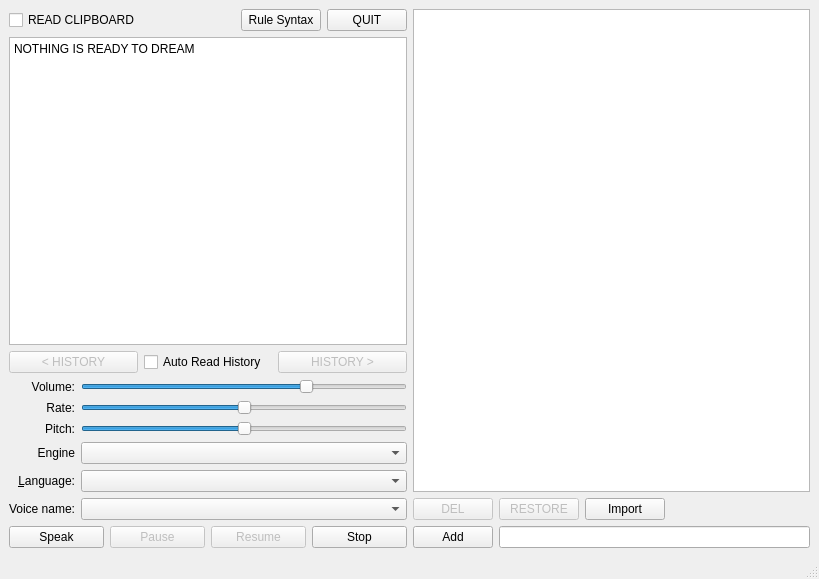
<?xml version="1.0" encoding="UTF-8"?>
<ui version="4.0">
 <class>MainWindow</class>
 <widget class="QMainWindow" name="MainWindow">
  <property name="geometry">
   <rect>
    <x>0</x>
    <y>0</y>
    <width>819</width>
    <height>579</height>
   </rect>
  </property>
  <property name="windowIcon">
   <iconset resource="res.qrc">
    <normaloff>:/testmode_on.png</normaloff>:/testmode_on.png</iconset>
  </property>
  <widget class="QWidget" name="centralwidget">
   <layout class="QHBoxLayout" name="horizontalLayout_5">
    <item>
     <layout class="QVBoxLayout" name="verticalLayout_2">
      <item>
       <layout class="QHBoxLayout" name="horizontalLayout_6">
        <item>
         <widget class="QCheckBox" name="readClipCheckBox">
          <property name="text">
           <string>READ CLIPBOARD</string>
          </property>
         </widget>
        </item>
        <item>
         <spacer name="horizontalSpacer_2">
          <property name="orientation">
           <enum>Qt::Horizontal</enum>
          </property>
          <property name="sizeHint" stdset="0">
           <size>
            <width>40</width>
            <height>20</height>
           </size>
          </property>
         </spacer>
        </item>
        <item>
         <widget class="QPushButton" name="ruleSyntaxPushButton">
          <property name="text">
           <string>Rule Syntax</string>
          </property>
         </widget>
        </item>
        <item>
         <widget class="QPushButton" name="quitPushButton">
          <property name="text">
           <string>QUIT</string>
          </property>
         </widget>
        </item>
       </layout>
      </item>
      <item>
       <widget class="QPlainTextEdit" name="plainTextEdit">
        <property name="sizePolicy">
         <sizepolicy hsizetype="Expanding" vsizetype="Expanding">
          <horstretch>0</horstretch>
          <verstretch>0</verstretch>
         </sizepolicy>
        </property>
        <property name="plainText">
         <string>NOTHING IS READY TO DREAM</string>
        </property>
       </widget>
      </item>
      <item>
       <layout class="QHBoxLayout" name="horizontalLayout_4">
        <item>
         <widget class="QPushButton" name="backPushButton">
          <property name="enabled">
           <bool>false</bool>
          </property>
          <property name="text">
           <string>&lt; HISTORY</string>
          </property>
         </widget>
        </item>
        <item>
         <widget class="QCheckBox" name="autoReadHistoryCheckBox">
          <property name="text">
           <string>Auto Read History</string>
          </property>
         </widget>
        </item>
        <item>
         <widget class="QPushButton" name="forwardPushButton">
          <property name="enabled">
           <bool>false</bool>
          </property>
          <property name="text">
           <string>HISTORY &gt;</string>
          </property>
         </widget>
        </item>
       </layout>
      </item>
      <item>
       <layout class="QGridLayout" name="gridLayout">
        <item row="4" column="0">
         <widget class="QLabel" name="label_5">
          <property name="sizePolicy">
           <sizepolicy hsizetype="Minimum" vsizetype="Preferred">
            <horstretch>0</horstretch>
            <verstretch>0</verstretch>
           </sizepolicy>
          </property>
          <property name="text">
           <string>Engine</string>
          </property>
          <property name="alignment">
           <set>Qt::AlignRight|Qt::AlignTrailing|Qt::AlignVCenter</set>
          </property>
         </widget>
        </item>
        <item row="3" column="0">
         <widget class="QLabel" name="label_3">
          <property name="sizePolicy">
           <sizepolicy hsizetype="Minimum" vsizetype="Preferred">
            <horstretch>0</horstretch>
            <verstretch>0</verstretch>
           </sizepolicy>
          </property>
          <property name="text">
           <string>Pitch:</string>
          </property>
          <property name="alignment">
           <set>Qt::AlignRight|Qt::AlignTrailing|Qt::AlignVCenter</set>
          </property>
         </widget>
        </item>
        <item row="5" column="0">
         <widget class="QLabel" name="label_4">
          <property name="sizePolicy">
           <sizepolicy hsizetype="Minimum" vsizetype="Preferred">
            <horstretch>0</horstretch>
            <verstretch>0</verstretch>
           </sizepolicy>
          </property>
          <property name="text">
           <string>&amp;Language:</string>
          </property>
          <property name="alignment">
           <set>Qt::AlignRight|Qt::AlignTrailing|Qt::AlignVCenter</set>
          </property>
          <property name="buddy">
           <cstring>language</cstring>
          </property>
         </widget>
        </item>
        <item row="3" column="2">
         <widget class="QSlider" name="pitch">
          <property name="minimum">
           <number>-10</number>
          </property>
          <property name="maximum">
           <number>10</number>
          </property>
          <property name="singleStep">
           <number>1</number>
          </property>
          <property name="orientation">
           <enum>Qt::Horizontal</enum>
          </property>
         </widget>
        </item>
        <item row="6" column="0">
         <widget class="QLabel" name="label_6">
          <property name="text">
           <string>Voice name:</string>
          </property>
          <property name="alignment">
           <set>Qt::AlignRight|Qt::AlignTrailing|Qt::AlignVCenter</set>
          </property>
         </widget>
        </item>
        <item row="1" column="2">
         <widget class="QSlider" name="volume">
          <property name="maximum">
           <number>100</number>
          </property>
          <property name="singleStep">
           <number>5</number>
          </property>
          <property name="pageStep">
           <number>20</number>
          </property>
          <property name="value">
           <number>70</number>
          </property>
          <property name="orientation">
           <enum>Qt::Horizontal</enum>
          </property>
         </widget>
        </item>
        <item row="5" column="2">
         <widget class="QComboBox" name="language">
          <property name="sizePolicy">
           <sizepolicy hsizetype="Expanding" vsizetype="Fixed">
            <horstretch>0</horstretch>
            <verstretch>0</verstretch>
           </sizepolicy>
          </property>
         </widget>
        </item>
        <item row="6" column="2">
         <widget class="QComboBox" name="voice"/>
        </item>
        <item row="2" column="0">
         <widget class="QLabel" name="label">
          <property name="sizePolicy">
           <sizepolicy hsizetype="Minimum" vsizetype="Preferred">
            <horstretch>0</horstretch>
            <verstretch>0</verstretch>
           </sizepolicy>
          </property>
          <property name="text">
           <string>Rate:</string>
          </property>
          <property name="alignment">
           <set>Qt::AlignRight|Qt::AlignTrailing|Qt::AlignVCenter</set>
          </property>
         </widget>
        </item>
        <item row="1" column="0">
         <widget class="QLabel" name="label_2">
          <property name="sizePolicy">
           <sizepolicy hsizetype="Minimum" vsizetype="Preferred">
            <horstretch>0</horstretch>
            <verstretch>0</verstretch>
           </sizepolicy>
          </property>
          <property name="text">
           <string>Volume:</string>
          </property>
          <property name="alignment">
           <set>Qt::AlignRight|Qt::AlignTrailing|Qt::AlignVCenter</set>
          </property>
         </widget>
        </item>
        <item row="2" column="2">
         <widget class="QSlider" name="rate">
          <property name="minimum">
           <number>-10</number>
          </property>
          <property name="maximum">
           <number>10</number>
          </property>
          <property name="pageStep">
           <number>2</number>
          </property>
          <property name="orientation">
           <enum>Qt::Horizontal</enum>
          </property>
          <property name="tickPosition">
           <enum>QSlider::NoTicks</enum>
          </property>
         </widget>
        </item>
        <item row="4" column="2">
         <widget class="QComboBox" name="engine">
          <property name="sizePolicy">
           <sizepolicy hsizetype="Expanding" vsizetype="Fixed">
            <horstretch>0</horstretch>
            <verstretch>0</verstretch>
           </sizepolicy>
          </property>
         </widget>
        </item>
       </layout>
      </item>
      <item>
       <layout class="QHBoxLayout" name="horizontalLayout">
        <item>
         <widget class="QPushButton" name="speakButton">
          <property name="text">
           <string>Speak</string>
          </property>
         </widget>
        </item>
        <item>
         <widget class="QPushButton" name="pauseButton">
          <property name="enabled">
           <bool>false</bool>
          </property>
          <property name="text">
           <string>Pause</string>
          </property>
         </widget>
        </item>
        <item>
         <widget class="QPushButton" name="resumeButton">
          <property name="enabled">
           <bool>false</bool>
          </property>
          <property name="text">
           <string>Resume</string>
          </property>
         </widget>
        </item>
        <item>
         <widget class="QPushButton" name="stopButton">
          <property name="text">
           <string>Stop</string>
          </property>
         </widget>
        </item>
       </layout>
      </item>
     </layout>
    </item>
    <item>
     <layout class="QVBoxLayout" name="verticalLayout">
      <item>
       <widget class="ListWidget" name="listWidget">
        <property name="styleSheet">
         <string notr="true"/>
        </property>
        <property name="dragEnabled">
         <bool>true</bool>
        </property>
        <property name="dragDropMode">
         <enum>QAbstractItemView::InternalMove</enum>
        </property>
       </widget>
      </item>
      <item>
       <layout class="QHBoxLayout" name="horizontalLayout_3">
        <item>
         <widget class="QPushButton" name="delPushButton">
          <property name="enabled">
           <bool>false</bool>
          </property>
          <property name="text">
           <string>DEL</string>
          </property>
         </widget>
        </item>
        <item>
         <widget class="QPushButton" name="restorePushButton">
          <property name="enabled">
           <bool>false</bool>
          </property>
          <property name="text">
           <string>RESTORE</string>
          </property>
         </widget>
        </item>
        <item>
         <widget class="QPushButton" name="importRulesPB">
          <property name="text">
           <string>Import</string>
          </property>
         </widget>
        </item>
        <item>
         <spacer name="horizontalSpacer">
          <property name="orientation">
           <enum>Qt::Horizontal</enum>
          </property>
          <property name="sizeHint" stdset="0">
           <size>
            <width>40</width>
            <height>20</height>
           </size>
          </property>
         </spacer>
        </item>
       </layout>
      </item>
      <item>
       <layout class="QHBoxLayout" name="horizontalLayout_2">
        <item>
         <widget class="QPushButton" name="pushButton">
          <property name="text">
           <string>Add</string>
          </property>
         </widget>
        </item>
        <item>
         <widget class="QLineEdit" name="lineEdit"/>
        </item>
       </layout>
      </item>
     </layout>
    </item>
   </layout>
  </widget>
  <widget class="QStatusBar" name="statusbar"/>
  <action name="actionExportRules">
   <property name="text">
    <string>Export Rules</string>
   </property>
  </action>
  <action name="actionImportRules">
   <property name="text">
    <string>Import Rules</string>
   </property>
  </action>
  <action name="actionEXit">
   <property name="text">
    <string>E&amp;xit</string>
   </property>
   <property name="shortcut">
    <string>Alt+X</string>
   </property>
  </action>
 </widget>
 <customwidgets>
  <customwidget>
   <class>ListWidget</class>
   <extends>QListWidget</extends>
   <header>listwidget.h</header>
  </customwidget>
 </customwidgets>
 <tabstops>
  <tabstop>plainTextEdit</tabstop>
  <tabstop>speakButton</tabstop>
  <tabstop>pauseButton</tabstop>
  <tabstop>resumeButton</tabstop>
  <tabstop>stopButton</tabstop>
 </tabstops>
 <resources>
  <include location="res.qrc"/>
 </resources>
 <connections/>
</ui>
